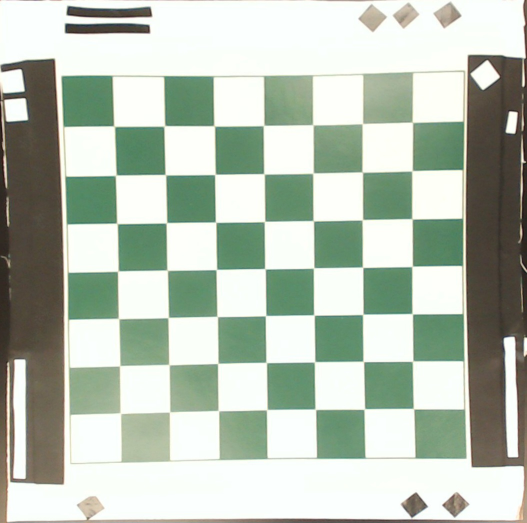
#> input picture query.jpg, 1054 x 1045 px, found by its file name (shown at 1/2 size)
$ jupyter execute --allow-errors homography_playground.ipynb
#> lines starting #> are read from the running program, lines starting #| are printed output that depends on the picture
### chess_homography.py
import numpy as np
import cv2 as cv
from matplotlib import pyplot as plt
import matplotlib
from PIL import Image

MIN_MATCH_COUNT = 4
SQUARE_THRESHOLD = 100000
font_args = dict(
    fontFace=cv.FONT_HERSHEY_SIMPLEX,
    fontScale = 1.5,
    thickness = 4,
    color = (255, 0, 0),
    bottomLeftOrigin=False,
)

# The Function to warp points
# [163 lines left out: functions tranform_points, show_board_labels, get_red_n_blue, get_occupancy, get_board, not called in this run]
    # [33 lines of commented-out code are left out]
castle_sets = [
    ((['e1'], ['g1']), set(['e1', 'h1']), set(['g1', 'f1'])),
    ((['e1'], ['b1']), set(['e1', 'a1']), set(['b1', 'c1'])),
    ((['e1'], ['c1']), set(['e1', 'a1']), set(['c1', 'd1'])),
    ((['e8'], ['g8']), set(['e8', 'h8']), set(['g8', 'f8'])),
    ((['e8'], ['b8']), set(['e8', 'a8']), set(['b8', 'c8'])),
    ((['e8'], ['c8']), set(['e8', 'a8']), set(['c8', 'd8'])),
]

# [27 lines left out: functions check_castle, get_move, not called in this run]

# Get the centers of each square of the chessboard
def get_centers(img, patttern_size:tuple=(8,8), return_corners:bool=True, plot:bool=False):
#> called with patttern_size = (8, 8), return_corners = True, plot = True
    assert not isinstance(img, type(None)) # confirm that there is an image
    # Differentiate between chessboard size, chessboard find corners, and chesboard corners
    search_pattern = (patttern_size[0]-1, patttern_size[1]-1)

    # Copy image to draw
    img = img.copy()

    # Get the inner corners with built in function
    ret, corners = cv.findChessboardCorners(img, search_pattern, None)
#> ret = True; corners = 49 rows, first 8: [825.2, 244.9], [823.7, 343], [825.4, 438.9], [824.4, 533.4], [825.9, 628.8], [824.9, 723.6], [828.3, 818.6], [725.6, 247.6]

    ########################################################################################################
    # Get the outer corners
    ########################################################################################################
    corners_reshaped = corners.reshape(*search_pattern,2) # Reshape matrix for easy point acccessing
    # Get average spacing between corners
    x_diff = (corners_reshaped[0,:,0] - corners_reshaped[-1,:,0])/(search_pattern[0]-1)
#> x_diff = [99.38, 98.65, 98.68, 98, 98.24, 97.6, 98.05]
    y_diff = (corners_reshaped[0,:,1] - corners_reshaped[-1,:,1])/(search_pattern[1]-1)
#> y_diff = [-1.39, -1.32, -1.22, -1.48, -1.34, -1.49, -1.57]
    diff = np.append(np.expand_dims(x_diff, 0), np.expand_dims(y_diff, 0), axis=0).T
#> diff = [[99.38, -1.39], [98.65, -1.32], [98.68, -1.22], [98, -1.48], [98.24, -1.34], [97.6, -1.49], [98.05, -1.57]]

    # Get left and right set of outer corners
    left = corners_reshaped[-1,:,:] - diff
#> left = [[129.5, 254.7], [133.1, 352.3], [134.7, 447.5], [138.4, 543.7], [138.3, 638.2], [141.7, 734.1], [142, 829.6]]
    right = corners_reshaped[0,:,:] + diff
#> right = [[924.6, 243.5], [922.4, 341.7], [924.1, 437.7], [922.5, 531.9], [924.2, 627.5], [922.5, 722.1], [926.3, 817]]

    # Add left and right to corners reshaped so that we can get the four outermost corners
    corners_reshaped = np.append(np.expand_dims(right, 0), corners_reshaped, 0)
    corners_reshaped = np.append(corners_reshaped, np.expand_dims(left, 0), 0)
    corners = corners_reshaped.reshape(-1, 1, 2)
#> corners = 63 rows, first 8: [924.6, 243.5], [922.4, 341.7], [924.1, 437.7], [922.5, 531.9], [924.2, 627.5], [922.5, 722.1], [926.3, 817], [825.2, 244.9]

    # Get average spacing between corners
    x_diff = (corners_reshaped[:,-1,0] - corners_reshaped[:,0,0])/(search_pattern[0]-1)
#> x_diff = [0.292, 0.515, 0.581, 0.774, 1.14, 1.47, 1.67, 1.85, 2.08]
    y_diff = (corners_reshaped[:,-1,1] - corners_reshaped[:,0,1])/(search_pattern[1]-1)
#> y_diff = [95.59, 95.62, 95.17, 94.82, 94.71, 94.96, 95.44, 95.79, 95.82]
    diff = np.append(np.expand_dims(x_diff, 0), np.expand_dims(y_diff, 0), axis=0).T
#> diff = [[0.292, 95.59], [0.515, 95.62], [0.581, 95.17], [0.774, 94.82], [1.14, 94.71], [1.47, 94.96], [1.67, 95.44], [1.85, 95.79], [2.08, 95.82]]

    # Get top and bottom rows of outer corners
    top = corners_reshaped[:,0,:] - diff
#> top = [[924.3, 147.9], [824.7, 149.3], [725, 152.4], [625.5, 155.3], [525.4, 157.6], [427.1, 157.1], [327.3, 157.1], [227, 157.5], [127.4, 158.8]]
    bottom = corners_reshaped[:,-1,:] + diff
#> bottom = [[926.6, 912.6], [828.8, 914.2], [729.6, 913.8], [631.7, 913.8], [534.6, 915.3], [438.9, 916.8], [340.6, 920.6], [241.9, 923.8], [144, 925.4]]

    # Add top and bottom to corners reshaped so that we can get the four outermost corners
    corners_reshaped = corners_reshaped.transpose(1, 0, 2)
    corners_reshaped = np.append(np.expand_dims(top, 0), corners_reshaped, 0)
    corners_reshaped = np.append(corners_reshaped, np.expand_dims(bottom, 0), 0)
    corners_reshaped = corners_reshaped.transpose(1, 0, 2)

    # Convert corners reshaped into original format
    corners = corners_reshaped.reshape(-1, 1, 2)
#> corners = 81 rows, first 8: [924.3, 147.9], [924.6, 243.5], [922.4, 341.7], [924.1, 437.7], [922.5, 531.9], [924.2, 627.5], [922.5, 722.1], [926.3, 817]
    ########################################################################################################
    # Convert Corners to Centers
    ########################################################################################################
    centers = []
    for i in range(patttern_size[0]):
        for j in range(patttern_size[1]):
            centers.append(np.mean(corners_reshaped[i:i+2, j:j+2, :].reshape(-1, 2), axis=0))
#> after the loop, centers = 64 pairs, first value 178.2 to 877.5, second value 196.4 to 876.7
    centers = np.array(centers).reshape(-1, 1, 2)
#> centers = 64 rows, first 8: [874.7, 196.4], [873.9, 293.3], [873.9, 390.3], [874.1, 485.5], [874.2, 580.4], [874.4, 675.5], [875.5, 770.3], [877.5, 865.6]

    ########################################################################################################
    # Plot image and return
    ########################################################################################################

    if return_corners:
        if ret and plot:
            crnr_pattern = (patttern_size[0]+1, patttern_size[1]+1)
            cv.drawChessboardCorners(img, patttern_size, centers, ret)
            cv.drawChessboardCorners(img, crnr_pattern, corners, ret)
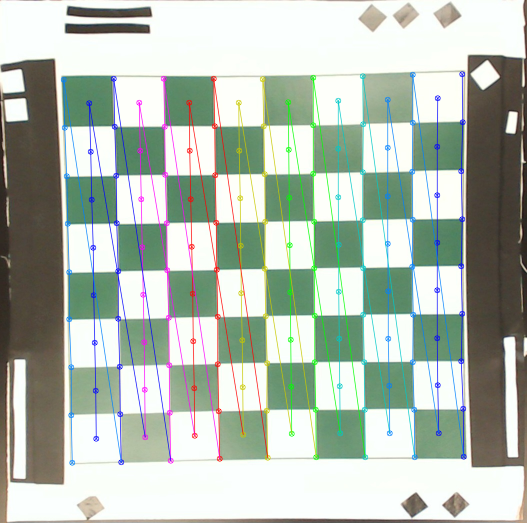
#> img: shape (1045, 1054, 3) (shown at 1/2 size); mean R, G, B 178.6, 189, 177.6
            plt.imshow(img)
        return (centers, corners) if ret else (None, None)
    if ret and plot:
        cv.drawChessboardCorners(img, patttern_size, centers, ret)
        plt.imshow(img)
    return centers if ret else None

### homography_playground.ipynb
[cell 1]
import cv2 as cv
import numpy as np
from chess_homography import *

[cell 2]
# # Start by getting the params from my_cam_matrix.npz
# npz_calib = np.load('pics/my_cam_matrix.npz')

# print(npz_calib)

# # Get the camera matrix and distortion coefficients
# camera_matrix = npz_calib['mtx']
# dist_coeffs = npz_calib['dist']

# # Get all jpg files in pics/
# import os
# pics = [f for f in os.listdir('pics/') if f.endswith('.jpg') and f.startswith('2024')]

# # Loop through all the pics
# for pic in pics:
#     # Read the image
#     img = cv.imread('pics/' + pic)
#     # Get the shape of the image
#     h, w = img.shape[:2]
#     # Get the new camera matrix
#     # new_camera_matrix, roi = cv.getOptimalNewCameraMatrix(camera_matrix, dist_coeffs, (w, h), 1, (w, h))
#     # Undistort the image
#     undistorted_img = cv.undistort(img, camera_matrix, dist_coeffs)#, None, new_camera_matrix)
#     # Save the undistorted image
#     # cv.imwrite('pics/undistorted_' + pic, undistorted_img)
#     # Show the undistorted image
#     cv.imshow('Undistorted Image', undistorted_img)
#     if cv.waitKey(0) & 0xFF == ord('q'):
#         break

# cv.destroyAllWindows()

[cell 3]
query = cv.cvtColor(cv.imread('pics/query.jpg', cv.IMREAD_COLOR), cv.COLOR_BGR2RGB)
assert not isinstance(query, type(None))
plt.imshow(query)
plt.show()
centers = get_centers(query, plot=True)

#> (a cell that did not finish here is left out)
